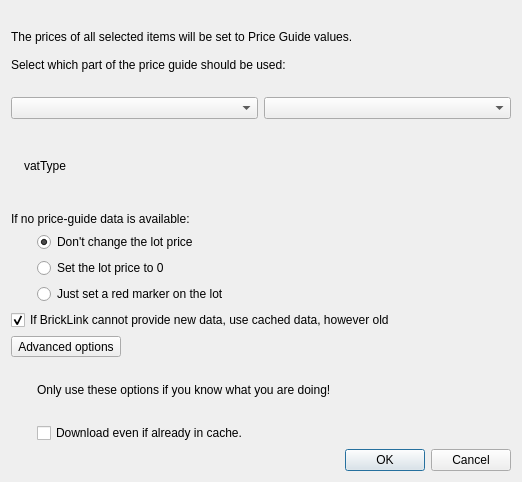
<?xml version="1.0" encoding="UTF-8"?>
<ui version="4.0">
 <class>SetToPriceGuideDialog</class>
 <widget class="QDialog" name="SetToPriceGuideDialog">
  <property name="geometry">
   <rect>
    <x>0</x>
    <y>0</y>
    <width>522</width>
    <height>482</height>
   </rect>
  </property>
  <property name="windowTitle">
   <string>Set To Price Guide</string>
  </property>
  <layout class="QVBoxLayout" name="verticalLayout_2">
   <item>
    <widget class="QLabel" name="label">
     <property name="text">
      <string>The prices of all selected items will be set to Price Guide values.&lt;br /&gt;&lt;br /&gt;Select which part of the price guide should be used:</string>
     </property>
    </widget>
   </item>
   <item>
    <layout class="QHBoxLayout" name="horizontalLayout">
     <item>
      <widget class="QComboBox" name="w_type_time"/>
     </item>
     <item>
      <widget class="QComboBox" name="w_type_price"/>
     </item>
    </layout>
   </item>
   <item>
    <layout class="QHBoxLayout" name="horizontalLayout_2">
     <item>
      <widget class="QLabel" name="w_vatTypeIcon">
       <property name="text">
        <string notr="true">&lt;icon&gt;</string>
       </property>
      </widget>
     </item>
     <item>
      <widget class="QLabel" name="w_vatTypeDescription">
       <property name="sizePolicy">
        <sizepolicy hsizetype="MinimumExpanding" vsizetype="Preferred">
         <horstretch>0</horstretch>
         <verstretch>0</verstretch>
        </sizepolicy>
       </property>
       <property name="text">
        <string notr="true">vatType</string>
       </property>
      </widget>
     </item>
    </layout>
   </item>
   <item>
    <layout class="QGridLayout" name="gridLayout" columnstretch="0,10" columnminimumwidth="20,0">
     <item row="0" column="0" colspan="2">
      <widget class="QLabel" name="label_3">
       <property name="text">
        <string>If no price-guide data is available:</string>
       </property>
      </widget>
     </item>
     <item row="1" column="1">
      <widget class="QRadioButton" name="w_noChange">
       <property name="text">
        <string>Don't change the lot price</string>
       </property>
       <property name="checked">
        <bool>true</bool>
       </property>
      </widget>
     </item>
     <item row="2" column="1">
      <widget class="QRadioButton" name="w_zero">
       <property name="text">
        <string>Set the lot price to 0</string>
       </property>
      </widget>
     </item>
     <item row="3" column="1">
      <widget class="QRadioButton" name="w_marker">
       <property name="text">
        <string>Just set a red marker on the lot</string>
       </property>
      </widget>
     </item>
    </layout>
   </item>
   <item>
    <widget class="QCheckBox" name="w_use_outdated_cache">
     <property name="toolTip">
      <string>If BrickLink is down, cannot be reached, or returns an error (e.g. &quot;Too Many Requests&quot;), the Price Guide data in the local cache is used instead, no matter how old it is.</string>
     </property>
     <property name="text">
      <string>If BrickLink cannot provide new data, use cached data, however old</string>
     </property>
     <property name="checked">
      <bool>true</bool>
     </property>
    </widget>
   </item>
   <item>
    <widget class="ExpandButton" name="w_advanced_button">
     <property name="text">
      <string>Advanced options</string>
     </property>
    </widget>
   </item>
   <item>
    <widget class="QWidget" name="w_advanced" native="true">
     <layout class="QVBoxLayout" name="verticalLayout">
      <property name="leftMargin">
       <number>26</number>
      </property>
      <property name="topMargin">
       <number>0</number>
      </property>
      <property name="rightMargin">
       <number>0</number>
      </property>
      <property name="bottomMargin">
       <number>0</number>
      </property>
      <item>
       <widget class="QLabel" name="label_2">
        <property name="text">
         <string>Only use these options if you know what you are doing!</string>
        </property>
       </widget>
      </item>
      <item>
       <widget class="QCheckBox" name="w_force_update">
        <property name="text">
         <string>Download even if already in cache.</string>
        </property>
       </widget>
      </item>
     </layout>
    </widget>
   </item>
   <item>
    <widget class="QDialogButtonBox" name="w_buttons">
     <property name="orientation">
      <enum>Qt::Horizontal</enum>
     </property>
     <property name="standardButtons">
      <set>QDialogButtonBox::Cancel|QDialogButtonBox::Ok</set>
     </property>
    </widget>
   </item>
  </layout>
 </widget>
 <customwidgets>
  <customwidget>
   <class>ExpandButton</class>
   <extends>QToolButton</extends>
   <header>desktop/expandbutton.h</header>
  </customwidget>
 </customwidgets>
 <resources/>
 <connections>
  <connection>
   <sender>w_buttons</sender>
   <signal>accepted()</signal>
   <receiver>SetToPriceGuideDialog</receiver>
   <slot>accept()</slot>
   <hints>
    <hint type="sourcelabel">
     <x>201</x>
     <y>240</y>
    </hint>
    <hint type="destinationlabel">
     <x>157</x>
     <y>274</y>
    </hint>
   </hints>
  </connection>
  <connection>
   <sender>w_buttons</sender>
   <signal>rejected()</signal>
   <receiver>SetToPriceGuideDialog</receiver>
   <slot>reject()</slot>
   <hints>
    <hint type="sourcelabel">
     <x>201</x>
     <y>240</y>
    </hint>
    <hint type="destinationlabel">
     <x>286</x>
     <y>274</y>
    </hint>
   </hints>
  </connection>
 </connections>
</ui>
